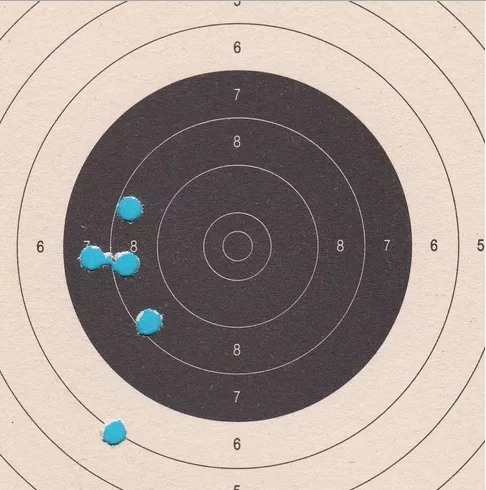
#> input picture input.jpg, 486 x 490 px
$ python darts.py
#> lines starting #> are read from the running program, lines starting #| are printed output that depends on the picture; after the words box and inside, x2 and y2 are one past the last pixel; in counts of white or black regions, pixels touching at a corner belong together
import math
import numpy as np
import cv2

#this is a list of all the radii in the image
radii = [14,33,80,127,174,220,267,314,361]

def calculate_distance(x0,y0,x1,y1):
	"""Takes two points as input and returns the distance between them"""

	return math.sqrt( (x1-x0)**2 + (y1-y0)**2 )

def calculate_score(dist):
	"""Calculates the score of each point based on it's distance from the center
	by calculating in which circle it is enclosed in based on circles radii"""

	for i in range(len(radii)):
		if dist < radii[i]:
			return 9-i

img = cv2.imread("input.jpg")
#> img is the input picture: shape (490, 486, 3); mean B, G, R 150.7, 156.7, 169.9
output = img.copy()

gray = cv2.cvtColor(img, cv2.COLOR_BGR2GRAY) #Gray scale version of the image
cv2.imwrite("Grayscale of Original image.jpg", gray)
gray = cv2.blur(gray,(9,9)) #Blurring the image before any operation to reduce noise and decrease the number of false positives
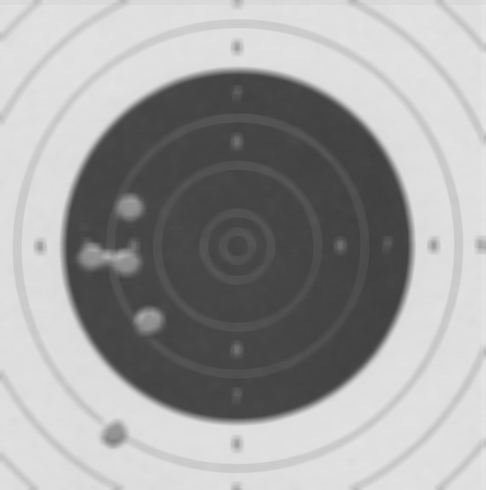
#> gray: shape (490, 486); min 63, max 228, mean 160.1
cv2.imwrite("Blurred Grayscale of Original image.jpg", gray)

#Extract bullets from the image by using hough transform
target_circles = cv2.HoughCircles(gray,cv2.HOUGH_GRADIENT, 1, 10 ,param1=45,param2=17 ,minRadius=10, maxRadius= 15 )
#> target_circles = [[236.5, 250.5, 14.4], [129.5, 207.5, 12.1], [125.5, 259.5, 12.1], [113.5, 433.5, 12.1], [91.5, 254.5, 12.1], [149.5, 320.5, 13.2]]
target_circles = np.round(target_circles[0, :]).astype("int")
#> target_circles = [[236, 250, 14], [130, 208, 12], [126, 260, 12], [114, 434, 12], [92, 254, 12], [150, 320, 13]]

score = 0 # This value will be printed when finished

for (x, y, r) in target_circles:
	#Loop in all bullet points and calculate each bullet point distance from the center then it's score
	cv2.circle(output, (x, y), r, (0, 255, 0), 4)
	dist = calculate_distance(238, 246, x, y)
	score += calculate_score(dist)
#> this loop made 6 passes
#> (x, y, r, dist, score) on passes 1 to 6: (236, 250, 14, 4.47, 9), (130, 208, 12, 114.5, 15), (126, 260, 12, 112.9, 21), (114, 434, 12, 225.2, 24), (92, 254, 12, 146.2, 29), (150, 320, 13, 115, 35)
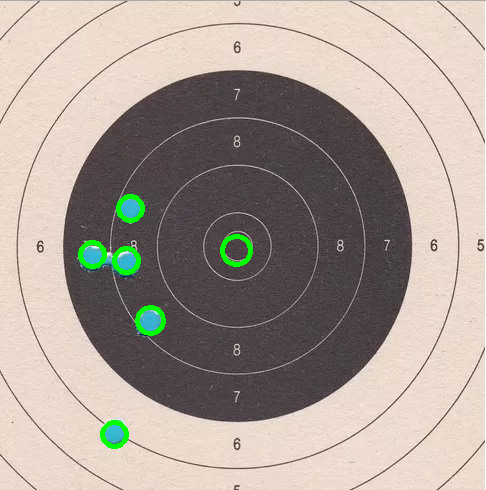
#> output: shape (490, 486, 3); 0.97% of pixels changed, all inside (x1, y1, x2, y2) = (78, 194, 253, 449)
#> after the loop, score = 35

print(score-9) # subtract from the score the false positive value of the smallest circle r9 which is about the same size of the other bullet points
#| 26

cv2.imwrite("Output.jpg", output)
